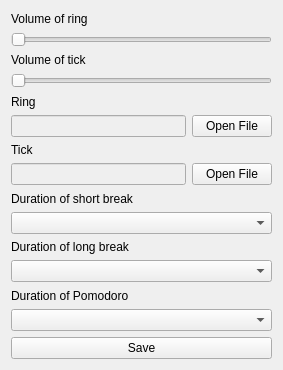
<?xml version="1.0" encoding="UTF-8"?>
<ui version="4.0">
 <class>Settings</class>
 <widget class="QWidget" name="Settings">
  <property name="geometry">
   <rect>
    <x>0</x>
    <y>0</y>
    <width>283</width>
    <height>370</height>
   </rect>
  </property>
  <property name="windowTitle">
   <string>Form</string>
  </property>
  <layout class="QVBoxLayout" name="verticalLayout">
   <item>
    <widget class="QLabel" name="label">
     <property name="text">
      <string>Volume of ring</string>
     </property>
    </widget>
   </item>
   <item>
    <widget class="QSlider" name="horizontalSlider_volumeOfRing">
     <property name="maximum">
      <number>100</number>
     </property>
     <property name="orientation">
      <enum>Qt::Horizontal</enum>
     </property>
    </widget>
   </item>
   <item>
    <widget class="QLabel" name="label_2">
     <property name="text">
      <string>Volume of tick</string>
     </property>
    </widget>
   </item>
   <item>
    <widget class="QSlider" name="horizontalSlider_volumeOfTick">
     <property name="maximum">
      <number>100</number>
     </property>
     <property name="orientation">
      <enum>Qt::Horizontal</enum>
     </property>
    </widget>
   </item>
   <item>
    <widget class="QLabel" name="label_3">
     <property name="text">
      <string>Ring</string>
     </property>
    </widget>
   </item>
   <item>
    <layout class="QHBoxLayout" name="horizontalLayout">
     <item>
      <widget class="QLineEdit" name="lineEdit_pathToRing">
       <property name="enabled">
        <bool>false</bool>
       </property>
      </widget>
     </item>
     <item>
      <widget class="QPushButton" name="pushButton_openFileRing">
       <property name="text">
        <string>Open File</string>
       </property>
      </widget>
     </item>
    </layout>
   </item>
   <item>
    <widget class="QLabel" name="label_4">
     <property name="text">
      <string>Tick</string>
     </property>
    </widget>
   </item>
   <item>
    <layout class="QHBoxLayout" name="horizontalLayout_2">
     <item>
      <widget class="QLineEdit" name="lineEdit_pathToTick">
       <property name="enabled">
        <bool>false</bool>
       </property>
      </widget>
     </item>
     <item>
      <widget class="QPushButton" name="pushButton_openFileTick">
       <property name="text">
        <string>Open File</string>
       </property>
      </widget>
     </item>
    </layout>
   </item>
   <item>
    <widget class="QLabel" name="label_5">
     <property name="text">
      <string>Duration of short break</string>
     </property>
    </widget>
   </item>
   <item>
    <widget class="QComboBox" name="comboBox_shortBreak"/>
   </item>
   <item>
    <widget class="QLabel" name="label_6">
     <property name="text">
      <string>Duration of long break</string>
     </property>
    </widget>
   </item>
   <item>
    <widget class="QComboBox" name="comboBox_longBreak"/>
   </item>
   <item>
    <widget class="QLabel" name="label_7">
     <property name="text">
      <string>Duration of Pomodoro</string>
     </property>
    </widget>
   </item>
   <item>
    <widget class="QComboBox" name="comboBox_pomodoro"/>
   </item>
   <item>
    <layout class="QHBoxLayout" name="horizontalLayout_3">
     <item>
      <widget class="QPushButton" name="pushButton_save">
       <property name="text">
        <string>Save</string>
       </property>
      </widget>
     </item>
    </layout>
   </item>
  </layout>
 </widget>
 <resources/>
 <connections/>
</ui>
